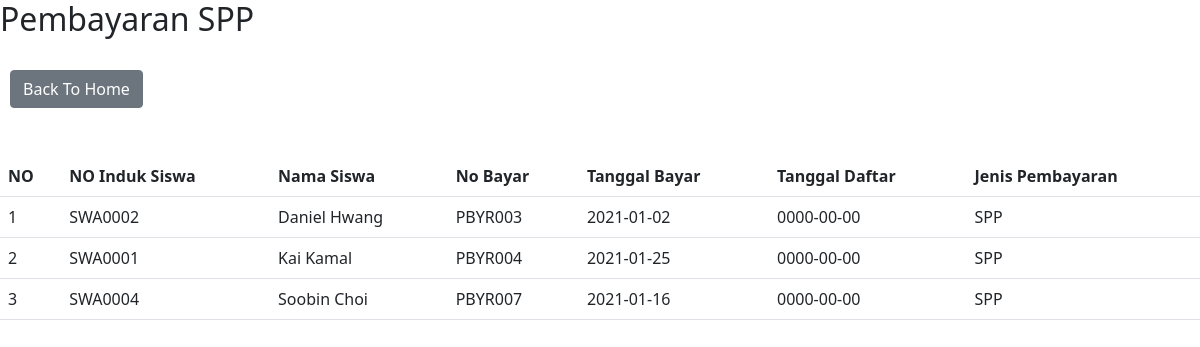
Page /pbd_project/rekap/sp_spp.php (signed in) on the committed database.
### tables this page shows
CREATE TABLE `pembayaran` (
  `no_bayar` char(10) NOT NULL,
  `tgl_bayar` date NOT NULL,
  `jml_byr` int(11) NOT NULL,
  `noinduk_siswa` char(10) NOT NULL,
  `jenis_pembayaran` char(5) NOT NULL,
  `tgl_daftar` date DEFAULT NULL,
  `status` tinyint(1) NOT NULL
);

CREATE TABLE `siswa` (
  `noinduk_siswa` char(10) NOT NULL,
  `nama_siswa` varchar(50) NOT NULL,
  `jenkel` tinyint(1) NOT NULL,
  `tgllahir` date NOT NULL,
  `tgl_masuk` date NOT NULL,
  `tgl_lulus` date DEFAULT NULL,
  `alamat` varchar(100) NOT NULL,
  `anakke` int(11) DEFAULT NULL,
  `walmur` char(16) NOT NULL,
  `status` tinyint(1) NOT NULL,
  `status_siswa` tinyint(1) NOT NULL
);

CREATE TABLE `jenis_pembayaran` (
  `id_jenis` char(5) NOT NULL,
  `nama_jenis` varchar(20) DEFAULT NULL,
  `status` tinyint(1) NOT NULL
);

### pbd_project/rekap/sp_spp.php (the view, shortened to what this page needs)
<!DOCTYPE html>
<html>
<head>
    <link href="https://cdn.jsdelivr.net/npm/bootstrap@5.0.0-beta1/dist/css/bootstrap.min.css" rel="stylesheet">
    <link rel="stylesheet" type="text/css" href="/css/bootstrap.css">
</head>
<body>
	<h2>Pembayaran  SPP</h2>
	<br/>
	<a href="../login/home.php" class="btn btn-secondary" style="margin-left: 10px">Back To Home</a>
	<br/>
	<br/>
		<br>
	<table class="table table-hover">
		<tr>
			<th>NO</th>
			<th>NO Induk Siswa</th>
			<th>Nama Siswa</th>
			<th>No Bayar</th>
			<th>Tanggal Bayar</th>
			<th>Tanggal Daftar</th>
			<th>Jenis Pembayaran</th>
		</tr>
		<?php
		$no = 1;
		include 'koneksi.php';
		$query = "CALL spp()";
		$data = mysqli_query($koneksi, $query);
		while ($d = mysqli_fetch_array($data)) {
		?>
		<tr>
			<td><?php echo $no++ ?></td>
			<td><?php echo $d['noinduk_siswa']; ?></td>
			<td><?php echo $d['nama_siswa']; ?></td>
			<td><?php echo $d['no_bayar']; ?></td>
			<td><?php echo $d['tgl_bayar']; ?></td>
			<td><?php echo $d['tgl_daftar']; ?></td>
			<td><?php echo $d['nama_jenis']; ?></td>
		</tr>
		<?php
		}
		?>
	</table>
</body>
</html>

### rows in the picture
pembayaran: noinduk_siswa.noinduk_siswa "SWA0002", noinduk_siswa.nama_siswa "Daniel Hwang", no_bayar "PBYR003", tgl_bayar "2021-01-02", tgl_daftar "0000-00-00", jenis_pembayaran.nama_jenis "SPP"
pembayaran: noinduk_siswa.noinduk_siswa "SWA0001", noinduk_siswa.nama_siswa "Kai Kamal", no_bayar "PBYR004", tgl_bayar "2021-01-25", tgl_daftar "0000-00-00", jenis_pembayaran.nama_jenis "SPP"
pembayaran: noinduk_siswa.noinduk_siswa "SWA0004", noinduk_siswa.nama_siswa "Soobin Choi", no_bayar "PBYR007", tgl_bayar "2021-01-16", tgl_daftar "0000-00-00", jenis_pembayaran.nama_jenis "SPP"
